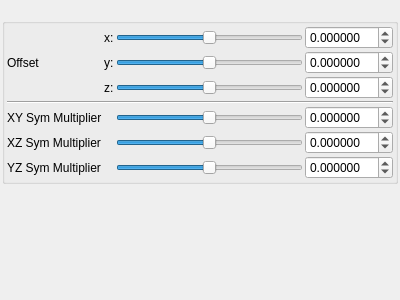
<?xml version="1.0" encoding="UTF-8"?>
<ui version="4.0">
 <class>Form</class>
 <widget class="QWidget" name="Form">
  <property name="geometry">
   <rect>
    <x>0</x>
    <y>0</y>
    <width>400</width>
    <height>300</height>
   </rect>
  </property>
  <property name="windowTitle">
   <string>Form</string>
  </property>
  <layout class="QVBoxLayout" name="verticalLayout">
   <property name="spacing">
    <number>2</number>
   </property>
   <property name="leftMargin">
    <number>2</number>
   </property>
   <property name="topMargin">
    <number>2</number>
   </property>
   <property name="rightMargin">
    <number>2</number>
   </property>
   <property name="bottomMargin">
    <number>2</number>
   </property>
   <item>
    <widget class="QLabel" name="label">
     <property name="text">
      <string/>
     </property>
    </widget>
   </item>
   <item>
    <widget class="QGroupBox" name="groupBox">
     <property name="toolTip">
      <string>&lt;html&gt;&lt;head/&gt;&lt;body&gt;&lt;p&gt;&lt;span style=&quot; color:#000000;&quot;&gt;/* MsltoeSym4 from mbulb3d, also somewhere on fractalforums */&lt;/span&gt;&lt;/p&gt;&lt;/body&gt;&lt;/html&gt;</string>
     </property>
     <property name="title">
      <string/>
     </property>
     <property name="checkable">
      <bool>false</bool>
     </property>
     <layout class="QVBoxLayout" name="verticalLayout_29" stretch="0">
      <property name="spacing">
       <number>2</number>
      </property>
      <property name="leftMargin">
       <number>2</number>
      </property>
      <property name="topMargin">
       <number>2</number>
      </property>
      <property name="rightMargin">
       <number>2</number>
      </property>
      <property name="bottomMargin">
       <number>2</number>
      </property>
      <item>
       <layout class="QGridLayout" name="gridLayout_63">
        <property name="spacing">
         <number>2</number>
        </property>
        <item row="1" column="4">
         <widget class="MyDoubleSpinBox" name="spinbox3_transf_addition_constant_neg100_x">
          <property name="sizePolicy">
           <sizepolicy hsizetype="Minimum" vsizetype="Maximum">
            <horstretch>0</horstretch>
            <verstretch>0</verstretch>
           </sizepolicy>
          </property>
          <property name="prefix">
           <string/>
          </property>
          <property name="suffix">
           <string/>
          </property>
          <property name="decimals">
           <number>6</number>
          </property>
          <property name="minimum">
           <double>-99.989999999999995</double>
          </property>
          <property name="maximum">
           <double>99.989999999999995</double>
          </property>
          <property name="singleStep">
           <double>0.100000000000000</double>
          </property>
         </widget>
        </item>
        <item row="2" column="3">
         <widget class="QSlider" name="slider3_transf_addition_constant_neg100_y">
          <property name="sizePolicy">
           <sizepolicy hsizetype="Expanding" vsizetype="Maximum">
            <horstretch>0</horstretch>
            <verstretch>0</verstretch>
           </sizepolicy>
          </property>
          <property name="minimum">
           <number>-5000000</number>
          </property>
          <property name="maximum">
           <number>5000000</number>
          </property>
          <property name="singleStep">
           <number>1</number>
          </property>
          <property name="orientation">
           <enum>Qt::Horizontal</enum>
          </property>
         </widget>
        </item>
        <item row="6" column="3">
         <widget class="QSlider" name="slider3_transf_constant_multiplier_111_y">
          <property name="sizePolicy">
           <sizepolicy hsizetype="Expanding" vsizetype="Maximum">
            <horstretch>0</horstretch>
            <verstretch>0</verstretch>
           </sizepolicy>
          </property>
          <property name="minimum">
           <number>-5000000</number>
          </property>
          <property name="maximum">
           <number>5000000</number>
          </property>
          <property name="singleStep">
           <number>1</number>
          </property>
          <property name="orientation">
           <enum>Qt::Horizontal</enum>
          </property>
         </widget>
        </item>
        <item row="3" column="3">
         <widget class="QSlider" name="slider3_transf_addition_constant_neg100_z">
          <property name="sizePolicy">
           <sizepolicy hsizetype="Expanding" vsizetype="Maximum">
            <horstretch>0</horstretch>
            <verstretch>0</verstretch>
           </sizepolicy>
          </property>
          <property name="minimum">
           <number>-5000000</number>
          </property>
          <property name="maximum">
           <number>5000000</number>
          </property>
          <property name="singleStep">
           <number>1</number>
          </property>
          <property name="orientation">
           <enum>Qt::Horizontal</enum>
          </property>
         </widget>
        </item>
        <item row="5" column="1">
         <widget class="QLabel" name="label_258">
          <property name="text">
           <string>XY Sym Multiplier</string>
          </property>
         </widget>
        </item>
        <item row="7" column="4">
         <widget class="MyDoubleSpinBox" name="spinbox3_transf_constant_multiplier_111_z">
          <property name="sizePolicy">
           <sizepolicy hsizetype="Minimum" vsizetype="Maximum">
            <horstretch>0</horstretch>
            <verstretch>0</verstretch>
           </sizepolicy>
          </property>
          <property name="prefix">
           <string/>
          </property>
          <property name="suffix">
           <string/>
          </property>
          <property name="decimals">
           <number>6</number>
          </property>
          <property name="minimum">
           <double>-99.989999999999995</double>
          </property>
          <property name="maximum">
           <double>99.989999999999995</double>
          </property>
          <property name="singleStep">
           <double>0.100000000000000</double>
          </property>
         </widget>
        </item>
        <item row="5" column="3">
         <widget class="QSlider" name="slider3_transf_constant_multiplier_111_x">
          <property name="sizePolicy">
           <sizepolicy hsizetype="Expanding" vsizetype="Maximum">
            <horstretch>0</horstretch>
            <verstretch>0</verstretch>
           </sizepolicy>
          </property>
          <property name="minimum">
           <number>-5000000</number>
          </property>
          <property name="maximum">
           <number>5000000</number>
          </property>
          <property name="singleStep">
           <number>1</number>
          </property>
          <property name="orientation">
           <enum>Qt::Horizontal</enum>
          </property>
         </widget>
        </item>
        <item row="5" column="4">
         <widget class="MyDoubleSpinBox" name="spinbox3_transf_constant_multiplier_111_x">
          <property name="sizePolicy">
           <sizepolicy hsizetype="Minimum" vsizetype="Maximum">
            <horstretch>0</horstretch>
            <verstretch>0</verstretch>
           </sizepolicy>
          </property>
          <property name="prefix">
           <string/>
          </property>
          <property name="suffix">
           <string/>
          </property>
          <property name="decimals">
           <number>6</number>
          </property>
          <property name="minimum">
           <double>-99.989999999999995</double>
          </property>
          <property name="maximum">
           <double>99.989999999999995</double>
          </property>
          <property name="singleStep">
           <double>0.100000000000000</double>
          </property>
         </widget>
        </item>
        <item row="7" column="1">
         <widget class="QLabel" name="label_261">
          <property name="text">
           <string>YZ Sym Multiplier</string>
          </property>
         </widget>
        </item>
        <item row="6" column="4">
         <widget class="MyDoubleSpinBox" name="spinbox3_transf_constant_multiplier_111_y">
          <property name="sizePolicy">
           <sizepolicy hsizetype="Minimum" vsizetype="Maximum">
            <horstretch>0</horstretch>
            <verstretch>0</verstretch>
           </sizepolicy>
          </property>
          <property name="prefix">
           <string/>
          </property>
          <property name="suffix">
           <string/>
          </property>
          <property name="decimals">
           <number>6</number>
          </property>
          <property name="minimum">
           <double>-99.989999999999995</double>
          </property>
          <property name="maximum">
           <double>99.989999999999995</double>
          </property>
          <property name="singleStep">
           <double>0.100000000000000</double>
          </property>
         </widget>
        </item>
        <item row="7" column="3">
         <widget class="QSlider" name="slider3_transf_constant_multiplier_111_z">
          <property name="sizePolicy">
           <sizepolicy hsizetype="Expanding" vsizetype="Maximum">
            <horstretch>0</horstretch>
            <verstretch>0</verstretch>
           </sizepolicy>
          </property>
          <property name="minimum">
           <number>-5000000</number>
          </property>
          <property name="maximum">
           <number>5000000</number>
          </property>
          <property name="singleStep">
           <number>1</number>
          </property>
          <property name="orientation">
           <enum>Qt::Horizontal</enum>
          </property>
         </widget>
        </item>
        <item row="1" column="3">
         <widget class="QSlider" name="slider3_transf_addition_constant_neg100_x">
          <property name="sizePolicy">
           <sizepolicy hsizetype="Preferred" vsizetype="Preferred">
            <horstretch>0</horstretch>
            <verstretch>0</verstretch>
           </sizepolicy>
          </property>
          <property name="minimum">
           <number>-5000000</number>
          </property>
          <property name="maximum">
           <number>5000000</number>
          </property>
          <property name="singleStep">
           <number>1</number>
          </property>
          <property name="orientation">
           <enum>Qt::Horizontal</enum>
          </property>
         </widget>
        </item>
        <item row="3" column="4">
         <widget class="MyDoubleSpinBox" name="spinbox3_transf_addition_constant_neg100_z">
          <property name="sizePolicy">
           <sizepolicy hsizetype="Minimum" vsizetype="Maximum">
            <horstretch>0</horstretch>
            <verstretch>0</verstretch>
           </sizepolicy>
          </property>
          <property name="prefix">
           <string/>
          </property>
          <property name="suffix">
           <string/>
          </property>
          <property name="decimals">
           <number>6</number>
          </property>
          <property name="minimum">
           <double>-99.989999999999995</double>
          </property>
          <property name="maximum">
           <double>99.989999999999995</double>
          </property>
          <property name="singleStep">
           <double>0.100000000000000</double>
          </property>
         </widget>
        </item>
        <item row="2" column="4">
         <widget class="MyDoubleSpinBox" name="spinbox3_transf_addition_constant_neg100_y">
          <property name="sizePolicy">
           <sizepolicy hsizetype="Minimum" vsizetype="Maximum">
            <horstretch>0</horstretch>
            <verstretch>0</verstretch>
           </sizepolicy>
          </property>
          <property name="prefix">
           <string/>
          </property>
          <property name="suffix">
           <string/>
          </property>
          <property name="decimals">
           <number>6</number>
          </property>
          <property name="minimum">
           <double>-99.989999999999995</double>
          </property>
          <property name="maximum">
           <double>99.989999999999995</double>
          </property>
          <property name="singleStep">
           <double>0.100000000000000</double>
          </property>
         </widget>
        </item>
        <item row="6" column="1">
         <widget class="QLabel" name="label_260">
          <property name="text">
           <string>XZ Sym Multiplier</string>
          </property>
         </widget>
        </item>
        <item row="4" column="1" colspan="4">
         <widget class="Line" name="line_55">
          <property name="orientation">
           <enum>Qt::Horizontal</enum>
          </property>
         </widget>
        </item>
        <item row="1" column="2">
         <widget class="QLabel" name="label_255">
          <property name="text">
           <string>x:</string>
          </property>
         </widget>
        </item>
        <item row="2" column="2">
         <widget class="QLabel" name="label_259">
          <property name="text">
           <string>y:</string>
          </property>
         </widget>
        </item>
        <item row="3" column="2">
         <widget class="QLabel" name="label_263">
          <property name="text">
           <string>z:</string>
          </property>
         </widget>
        </item>
        <item row="2" column="1">
         <widget class="QLabel" name="label_257">
          <property name="text">
           <string>Offset</string>
          </property>
         </widget>
        </item>
       </layout>
      </item>
     </layout>
    </widget>
   </item>
   <item>
    <spacer name="verticalSpacer">
     <property name="orientation">
      <enum>Qt::Vertical</enum>
     </property>
     <property name="sizeHint" stdset="0">
      <size>
       <width>20</width>
       <height>40</height>
      </size>
     </property>
    </spacer>
   </item>
  </layout>
 </widget>
 <customwidgets>
  <customwidget>
   <class>MyDoubleSpinBox</class>
   <extends>QDoubleSpinBox</extends>
   <header>mydoublespinbox.h</header>
  </customwidget>
 </customwidgets>
 <resources/>
 <connections/>
</ui>
